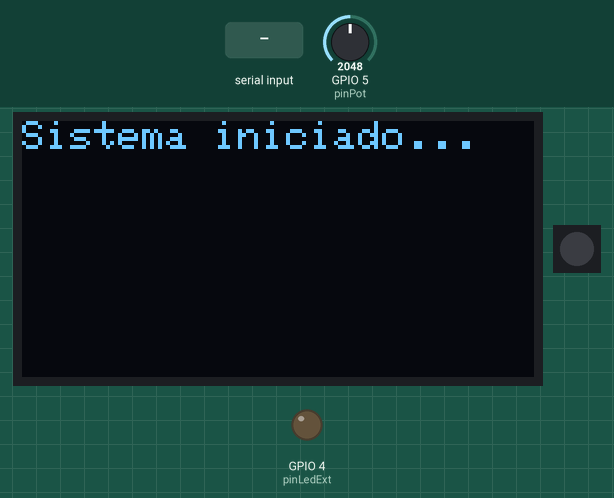
A sketch run on a simulated ESP32-S3. Shown: 128×64 one-colour display, 1 RGB LEDs in strip order, left to right, output pins drawn as LEDs (lit = HIGH). The test bench sets the inputs (shaded band); at power-on: GPIO 5 (pinPot) = 2048 (analog values on the 0–4095 scale). What the sketch prints to the serial monitor is not drawn.

Above: at 1.2 s.
1.3 s: "v\n" received over Serial
At 2.1 s:
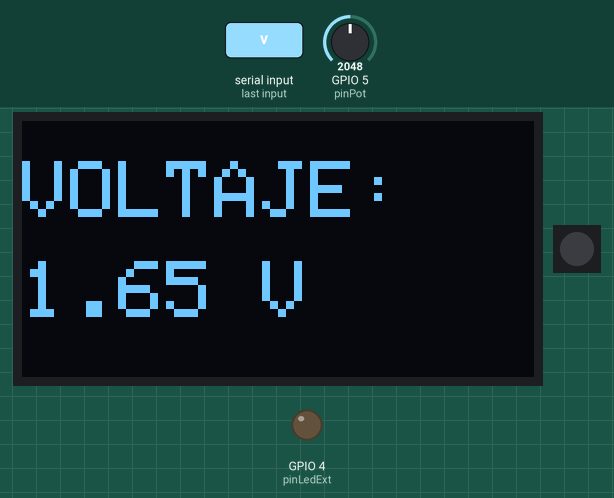
2.8 s: "x\n" received over Serial
At 3.2 s:
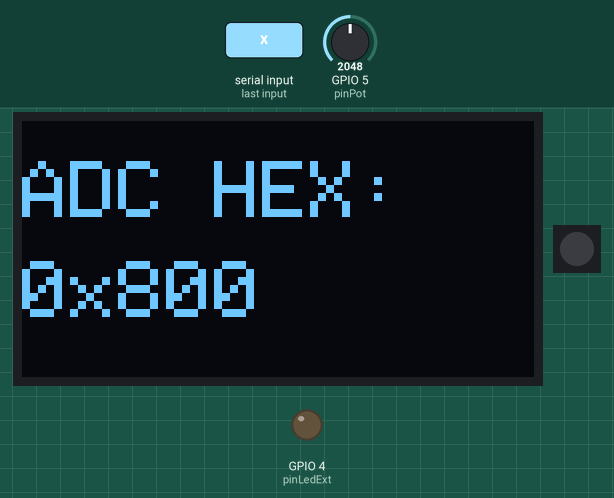
4.3 s: "n\n" received over Serial
At 5.5 s:
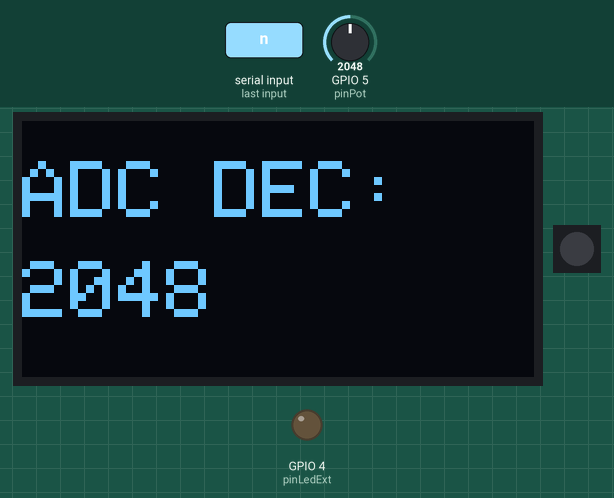
5.8 s: "R\n" received over Serial
At 6.7 s:
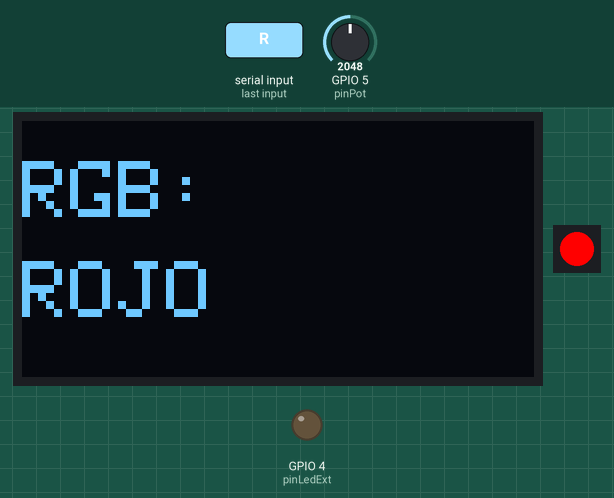
7.3 s: "G\n" received over Serial
At 7.9 s:
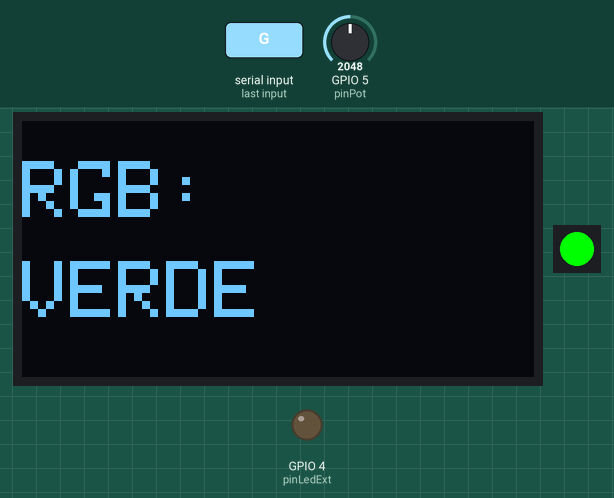
8.8 s: "v\n" received over Serial
At 10.2 s:
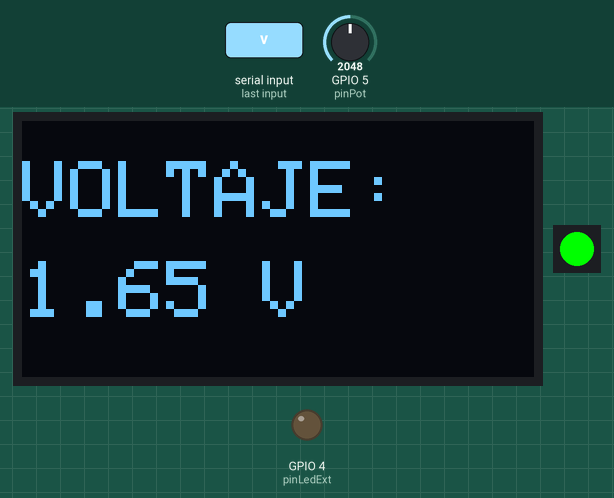
Timing chart, 0 to 11.3 s (numbered marks = the images above; inputs shaded):
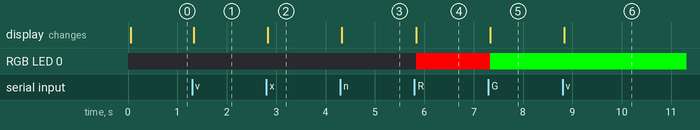

Measured:
- after the input at 1.3 s, the display: changes at once (image 1)
- after the input at 2.8 s, the display: changes at once (image 2)
- after the input at 4.3 s, the display: changes at once (image 3)
- after the input at 5.8 s, RGB LED 0: off → RGB(255, 0, 0) at once; the display: changes at once (image 4)
- after the input at 7.3 s, RGB LED 0: RGB(255, 0, 0) → RGB(0, 255, 0) at once; the display: changes at once (image 5)
- after the input at 8.8 s, the display: changes at once (image 6)

The sketch:

Lab7.Manejo_Perifericos.ino
```cpp
#include <Wire.h>
#include <Adafruit_GFX.h>
#include <Adafruit_SSD1306.h>
#include <Adafruit_NeoPixel.h>

#define SCREEN_WIDTH   128
#define SCREEN_HEIGHT   64
#define OLED_RESET      -1
#define SCREEN_ADDRESS 0x3C
#define OLED_SDA        8
#define OLED_SCL        9

Adafruit_SSD1306 display(SCREEN_WIDTH, SCREEN_HEIGHT, &Wire, OLED_RESET);

#define PIN_NEOPIXEL 48
#define NUMPIXELS     1

Adafruit_NeoPixel pixel(NUMPIXELS, PIN_NEOPIXEL, NEO_GRB + NEO_KHZ800);

const int pinPot    = 5;
const int pinLedExt = 4;

int   leerADCpromedio();
void  setRGB(int r, int g, int b, const char* nombreColor);
void  updateOLED(const char* header, const char* data);

void setup() {
  Serial.begin(115200);
  pinMode(pinLedExt, OUTPUT);
  digitalWrite(pinLedExt, LOW);
  pinMode(pinPot, INPUT);
  analogReadResolution(12);
  Wire.begin(OLED_SDA, OLED_SCL);

  if (!display.begin(SSD1306_SWITCHCAPVCC, SCREEN_ADDRESS)) {
    Serial.println(F("Error: no se detecto la pantalla OLED"));
    for (;;);
  }

  display.clearDisplay();
  display.setTextSize(1);
  display.setTextColor(SSD1306_WHITE);
  display.setCursor(0, 0);
  display.println("Sistema iniciado...");
  display.display();

  pixel.begin();
  pixel.clear();
  pixel.show();

  Serial.println("=============================");
  Serial.println("  Sistema iniciado - P07");
  Serial.println("=============================");
  Serial.println("Comandos disponibles:");
  Serial.println("  1   -> Encender LED externo");
  Serial.println("  0   -> Apagar LED externo");
  Serial.println("  V   -> Voltaje por Monitor Serie");
  Serial.println("  v   -> Voltaje en pantalla OLED");
  Serial.println("  X   -> ADC hexadecimal por Monitor Serie");
  Serial.println("  x   -> ADC hexadecimal en pantalla OLED");
  Serial.println("  N   -> ADC decimal por Monitor Serie");
  Serial.println("  n   -> ADC decimal en pantalla OLED");
  Serial.println("  R/G/B/M/C/A -> Color NeoPixel");
  Serial.println("  Z   -> Apagar NeoPixel");
  Serial.println("=============================");
}

void loop() {
  if (Serial.available() > 0) {
    char cmd = Serial.read();

    if (cmd == '\n' || cmd == '\r') return;

    int   adcVal  = leerADCpromedio();
    float voltage = adcVal * 3.3f / 4095.0f;

    switch (cmd) {
      case '1':
        digitalWrite(pinLedExt, HIGH);
        Serial.println("LED externo encendido");
        break;

      case '0':
        digitalWrite(pinLedExt, LOW);
        Serial.println("LED externo apagado");
        break;

      case 'V':
        Serial.printf("ADC decimal: %d | ADC hexadecimal: 0x%03X | Voltaje: %.2f V\n", adcVal, adcVal, voltage);
        break;

      case 'v':
        {
          char buf[16];
          snprintf(buf, sizeof(buf), "%.2f V", voltage);
          updateOLED("VOLTAJE:", buf);
          Serial.printf("OLED actualizado -> Voltaje: %.2f V\n", voltage);
        }
        break;

      case 'X':
        Serial.printf("Valor ADC en hexadecimal: 0x%03X\n", adcVal);
        break;

      case 'x':
        {
          char buf[16];
          snprintf(buf, sizeof(buf), "0x%03X", adcVal);
          updateOLED("ADC HEX:", buf);
          Serial.printf("OLED actualizado -> ADC HEX: 0x%03X\n", adcVal);
        }
        break;

      case 'N':
        Serial.printf("Valor ADC en decimal: %d\n", adcVal);
        break;

      case 'n':
        {
          char buf[16];
          snprintf(buf, sizeof(buf), "%d", adcVal);
          updateOLED("ADC DEC:", buf);
          Serial.printf("OLED actualizado -> ADC DEC: %d\n", adcVal);
        }
        break;

      case 'R': setRGB(255,   0,   0, "ROJO");     break;
      case 'G': setRGB(  0, 255,   0, "VERDE");    break;
      case 'B': setRGB(  0,   0, 255, "AZUL");     break;
      case 'M': setRGB(255,   0, 255, "MAGENTA");  break;
      case 'C': setRGB(  0, 255, 255, "CIAN");     break;
      case 'A': setRGB(255, 255,   0, "AMARILLO"); break;
      case 'Z': setRGB(  0,   0,   0, "APAGADO");  break;

      default:
        Serial.printf("Comando no valido: %c\n", cmd);
        break;
    }
  }
}

int leerADCpromedio() {
  long suma = 0;
  for (int i = 0; i < 10; i++) {
    suma += analogRead(pinPot);
    delayMicroseconds(500);
  }
  return (int)(suma / 10);
}

void setRGB(int r, int g, int b, const char* nombreColor) {
  pixel.setPixelColor(0, pixel.Color(r, g, b));
  pixel.show();
  Serial.printf("NeoPixel configurado en color %s\n", nombreColor);
  updateOLED("RGB:", nombreColor);
}

void updateOLED(const char* header, const char* data) {
  display.clearDisplay();
  display.setCursor(0, 10);
  display.setTextSize(2);
  display.println(header);
  display.setCursor(0, 35);
  display.setTextSize(2);
  display.println(data);
  display.display();
}
```
